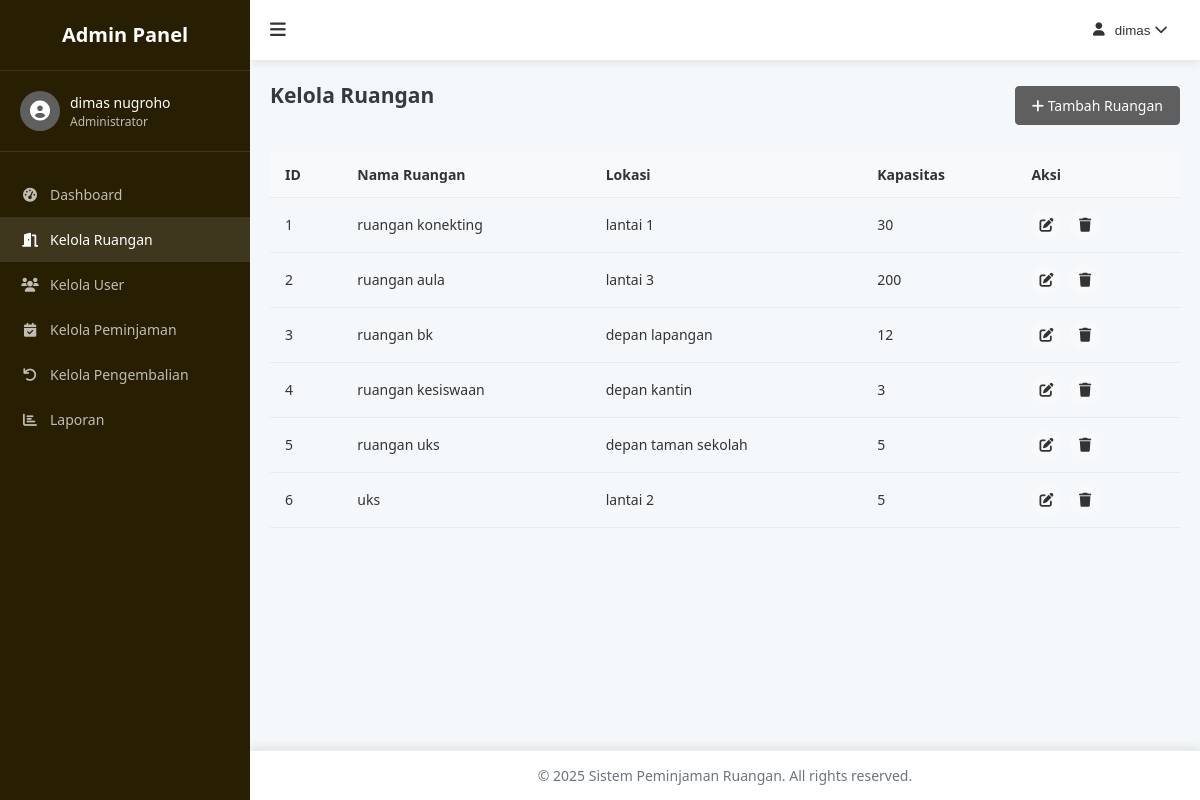
The page /admin/rooms.php (signed in) on the database its author committed.
### tables this page shows
CREATE TABLE `ruangan` (
  `ruangan_id` int NOT NULL,
  `nama_ruangan` varchar(200) NOT NULL,
  `lokasi` varchar(400) NOT NULL,
  `kapasitas` int NOT NULL
);

### config/functions.php (called while the page is built, shortened)
<?php
function getAllRooms() {
    global $conn;
    $query = "SELECT * FROM ruangan ORDER BY ruangan_id ASC";
    $result = $conn->query($query);
    $rooms = [];
    if ($result->num_rows > 0) {
        while ($row = $result->fetch_assoc()) {
            $rooms[] = $row;
        }
    }
    return $rooms;
}
?>

### admin/rooms.php (the view, shortened to what this page needs)
<?php
require_once '../config/database.php';
require_once '../config/functions.php';
$rooms = getAllRooms();
?>
<!DOCTYPE html>
<html lang="en">
<head>
    <link rel="stylesheet" href="../assets/css/style.css">
    <link rel="stylesheet" href="../assets/css/admin.css">
    <link rel="stylesheet" href="https://cdnjs.cloudflare.com/ajax/libs/font-awesome/6.0.0-beta3/css/all.min.css">
</head>
<body>
    <div class="admin-container">
        <?php include 'includes/sidebar.php'; ?>
        <div class="admin-content">
            <?php include 'includes/header.php'; ?>
            <main class="admin-main">
                <div class="page-header">
                    <h2>Kelola Ruangan</h2>
                    <a href="room-form.php" class="btn btn-primary">
                        <i class="fas fa-plus"></i> Tambah Ruangan
                    </a>
                </div>
                <div class="table-responsive">
                    <table>
                        <thead>
                            <tr>
                                <th>ID</th>
                                <th>Nama Ruangan</th>
                                <th>Lokasi</th>
                                <th>Kapasitas</th>
                                <th>Aksi</th>
                            </tr>
                        </thead>
                        <tbody>
                            <?php if (empty($rooms)): ?>
                                <tr>
                                    <td colspan="5" class="text-center">Tidak ada data ruangan.</td>
                                </tr>
                            <?php else: ?>
                                <?php foreach ($rooms as $room): ?>
                                    <tr>
                                        <td><?php echo $room['ruangan_id']; ?></td>
                                        <td><?php echo $room['nama_ruangan']; ?></td>
                                        <td><?php echo $room['lokasi']; ?></td>
                                        <td><?php echo $room['kapasitas']; ?></td>
                                        <td>
                                            <a href="room-form.php?id=<?php echo $room['ruangan_id']; ?>" class="btn-icon" title="Edit">
                                                <i class="fas fa-edit"></i>
                                            </a>
                                            <a href="#" class="btn-icon delete-btn" data-id="<?php echo $room['ruangan_id']; ?>" title="Hapus">
                                                <i class="fas fa-trash"></i>
                                            </a>
                                        </td>
                                    </tr>
                                <?php endforeach; ?>
                            <?php endif; ?>
                        </tbody>
                    </table>
                </div>
            </main>
            <?php include 'includes/footer.php'; ?>
        </div>
    </div>
</body>
</html>

### assets/css/style.css (style rules this page uses)
:root { --primary-color: #5f5f5f; --primary-dark: #3a56d4; --secondary-color: #6c757d; --success-color: #28a745; --danger-color: #dc3545; --warning-color: #ffc107; --info-color: #17a2b8; --light-color: #f8f9fa; --dark-color: #343a40; --body-bg: #f5f8fa; --card-bg: #ffffff; --text-color: #333333; --border-color: #e9ecef; --sidebar-width: 250px; --header-height: 60px; --footer-height: 50px; --border-radius: 4px; --box-shadow: 0 2px 10px rgba(0, 0, 0, 0.1); --transition: all 0.3s ease; }
* { margin: 0; padding: 0; box-sizing: border-box; }
body { font-family: "Segoe UI", Tahoma, Geneva, Verdana, sans-serif; font-size: 14px; line-height: 1.5; color: var(--text-color); background-color: var(--body-bg); }
a { color: var(--primary-color); text-decoration: none; transition: var(--transition); }
main { padding: 30px 0; }
.btn { display: inline-block; font-weight: 500; text-align: center; white-space: nowrap; vertical-align: middle; user-select: none; border: 1px solid transparent; padding: 8px 16px; font-size: 14px; line-height: 1.5; border-radius: var(--border-radius); transition: var(--transition); cursor: pointer; }
.btn-primary { color: #fff; background-color: var(--primary-color); border-color: var(--primary-color); }

### assets/css/admin.css (style rules this page uses)
.admin-container { display: flex; min-height: 100vh; }
.admin-content { flex: 1; margin-left: var(--sidebar-width); transition: var(--transition); }
.admin-main { padding: 20px; min-height: calc(100vh - var(--header-height) - var(--footer-height)); }
.admin-main h2 { margin-bottom: 20px; color: var(--dark-color); }
.table-responsive { overflow-x: auto; }
table { width: 100%; border-collapse: collapse; }
table th, table td { padding: 12px 15px; text-align: left; border-bottom: 1px solid var(--border-color); }
table th { background-color: var(--light-color); font-weight: 600; }
.btn-icon { display: inline-flex; justify-content: center; align-items: center; width: 30px; height: 30px; border-radius: 50%; background-color: var(--light-color); color: var(--text-color); margin-right: 5px; transition: var(--transition); }
.page-header { display: flex; justify-content: space-between; align-items: center; margin-bottom: 20px; }

### rows shown on the page
ruangan: ruangan_id "1", nama_ruangan "ruangan konekting", lokasi "lantai 1", kapasitas "30"
ruangan: ruangan_id "2", nama_ruangan "ruangan aula", lokasi "lantai 3", kapasitas "200"
ruangan: ruangan_id "3", nama_ruangan "ruangan bk", lokasi "depan lapangan", kapasitas "12"
ruangan: ruangan_id "4", nama_ruangan "ruangan kesiswaan", lokasi "depan kantin", kapasitas "3"
ruangan: ruangan_id "5", nama_ruangan "ruangan uks", lokasi "depan taman sekolah", kapasitas "5"
ruangan: ruangan_id "6", nama_ruangan "uks", lokasi "lantai 2", kapasitas "5"

### other values the page prints
$_SESSION['nama_lengkap'] "dimas nugroho"
$_SESSION['username'] "dimas"
